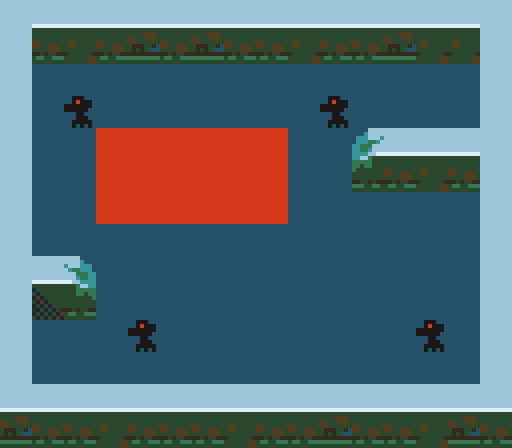

The image is a tile-based game level rendered from a .tmx file. Its description and complete source (layers, tilesets, objects, tile grids) follow:
An orthogonal 16x14 tile map with 32x32 px tiles, 7 tile layers (Background, Walls, Enemy, Up, ...).

<map version="1.0" tiledversion="1.1.5" orientation="orthogonal" renderorder="right-down" width="16" height="14" tilewidth="32" tileheight="32" infinite="0" nextobjectid="1">
 <tileset firstgid="1" name="Itch_32" tilewidth="32" tileheight="32" tilecount="1666" columns="34">
  <image source="../../../finalGame/assets/tiles/Online/Itch_32.png" trans="ff00ff" width="1088" height="1568" />
 </tileset>
 <layer name="Background" width="16" height="14">
  <data encoding="csv">
1093,1093,1093,1093,1093,1093,1093,1172,1172,1093,1093,1093,1093,1093,1093,0,
1093,1172,1172,1172,1172,1172,1172,1172,1172,1172,1172,1172,1172,1172,1093,0,
1093,1172,1172,1172,1172,1172,1172,1172,1172,1172,1172,1172,1172,1172,1172,0,
1093,1172,1172,1172,1172,1172,1172,1172,1172,1172,1172,1172,1172,1172,1172,0,
1093,1172,1172,1172,1172,1172,1172,1172,1172,1172,1172,1172,1172,1172,1172,0,
1093,1172,1172,1172,1172,1172,1172,1172,1172,1172,1172,1172,1172,1172,1172,1173,
1172,1172,1172,1172,1172,1172,1172,1172,1172,1172,1172,1172,1172,1172,1172,1172,
1172,1172,1172,1172,1172,1172,1172,1172,1172,1172,1172,1172,1172,1172,1172,1172,
1093,1172,1172,1172,1172,1172,1172,1172,1172,1172,1172,1172,1172,1172,1172,0,
1093,1172,1172,1172,1172,1172,1172,1172,1172,1172,1172,1172,1172,1172,1172,0,
1093,1172,1172,1172,1172,1172,1172,1172,1172,1172,1172,1172,1172,1172,1172,0,
1093,1172,1172,1172,1172,1172,1172,1172,1172,1172,1172,1172,1172,1172,1172,0,
1093,1093,1093,1093,1093,1093,1093,1172,1172,1093,1093,1093,1093,1093,1093,0,
37,37,37,37,37,37,37,1172,1172,37,37,37,37,37,37,0
</data>
 </layer>
 <layer name="Walls" width="16" height="14">
  <data encoding="csv">
1062,1063,1063,1063,1063,1063,1063,0,0,1068,1063,1063,1063,1063,1071,1130,
1062,1107,1098,1107,1105,1099,1105,0,0,1103,1099,1099,1100,1108,1108,1130,
1062,0,0,0,0,0,0,0,0,0,0,0,0,0,0,1130,
1062,0,0,0,0,0,0,0,0,0,0,0,0,0,0,1130,
1243,0,0,743,743,743,743,743,743,0,0,1238,1239,1240,1063,1243,
1101,0,0,743,743,743,743,743,743,0,0,1272,1273,1274,1273,1418,
0,0,0,743,743,743,743,743,743,0,0,0,0,0,0,0,
0,0,0,0,0,0,0,0,0,0,0,0,0,0,0,0,
1232,1233,1234,0,0,0,0,0,0,0,0,0,0,0,0,1130,
1266,1267,1268,0,0,0,0,0,0,0,0,0,0,0,0,1130,
1062,0,0,0,0,0,0,0,0,0,0,0,0,0,0,1130,
1062,0,0,0,0,0,0,0,0,0,0,0,0,0,0,1130,
1063,1063,1063,1063,1063,1063,1063,0,0,1063,1063,1063,1063,1063,1063,1063,
1100,1101,1099,1098,1107,1099,1099,0,0,1099,1106,1107,1104,1102,1106,1273
</data>
 </layer>
 <layer name="Enemy" width="16" height="14">
  <data encoding="csv">
0,0,0,0,0,0,0,0,0,0,0,0,0,0,0,0,
0,0,0,0,0,0,0,0,0,0,0,0,0,0,0,0,
0,0,0,0,0,0,0,0,0,0,0,0,0,0,0,0,
0,0,923,0,0,0,0,0,0,0,923,0,0,0,0,0,
0,0,0,0,0,0,0,0,0,0,0,0,0,0,0,0,
0,0,0,0,0,0,0,0,0,0,0,0,0,0,0,0,
0,0,0,0,0,0,0,0,0,0,0,0,0,0,0,0,
0,0,0,0,0,0,0,0,0,0,0,0,0,0,0,0,
0,0,0,0,0,0,0,0,0,0,0,0,0,0,0,0,
0,0,0,0,0,0,0,0,0,0,0,0,0,0,0,0,
0,0,0,0,923,0,0,0,0,0,0,0,0,923,0,0,
0,0,0,0,0,0,0,0,0,0,0,0,0,0,0,0,
0,0,0,0,0,0,0,0,0,0,0,0,0,0,0,0,
0,0,0,0,0,0,0,0,0,0,0,0,0,0,0,0
</data>
 </layer>
 <layer name="Up" width="16" height="14">
  <data encoding="csv">
0,0,0,0,0,0,0,1064,1064,0,0,0,0,0,0,0,
0,0,0,0,0,0,0,1099,1104,0,0,0,0,0,0,0,
0,0,0,0,0,0,0,0,0,0,0,0,0,0,0,0,
0,0,0,0,0,0,0,0,0,0,0,0,0,0,0,0,
0,0,0,0,0,0,0,0,0,0,0,0,0,0,0,0,
0,0,0,0,0,0,0,0,0,0,0,0,0,0,0,0,
0,0,0,0,0,0,0,0,0,0,0,0,0,0,0,0,
0,0,0,0,0,0,0,0,0,0,0,0,0,0,0,0,
0,0,0,0,0,0,0,0,0,0,0,0,0,0,0,0,
0,0,0,0,0,0,0,0,0,0,0,0,0,0,0,0,
0,0,0,0,0,0,0,0,0,0,0,0,0,0,0,0,
0,0,0,0,0,0,0,0,0,0,0,0,0,0,0,0,
0,0,0,0,0,0,0,0,0,0,0,0,0,0,0,0,
0,0,0,0,0,0,0,0,0,0,0,0,0,0,0,0
</data>
 </layer>
 <layer name="Down" width="16" height="14">
  <data encoding="csv">
0,0,0,0,0,0,0,0,0,0,0,0,0,0,0,0,
0,0,0,0,0,0,0,0,0,0,0,0,0,0,0,0,
0,0,0,0,0,0,0,0,0,0,0,0,0,0,0,0,
0,0,0,0,0,0,0,0,0,0,0,0,0,0,0,0,
0,0,0,0,0,0,0,0,0,0,0,0,0,0,0,0,
0,0,0,0,0,0,0,0,0,0,0,0,0,0,0,0,
0,0,0,0,0,0,0,0,0,0,0,0,0,0,0,0,
0,0,0,0,0,0,0,0,0,0,0,0,0,0,0,0,
0,0,0,0,0,0,0,0,0,0,0,0,0,0,0,0,
0,0,0,0,0,0,0,0,0,0,0,0,0,0,0,0,
0,0,0,0,0,0,0,0,0,0,0,0,0,0,0,0,
0,0,0,0,0,0,0,0,0,0,0,0,0,0,0,0,
0,0,0,0,0,0,0,1066,1066,0,0,0,0,0,0,0,
0,0,0,0,0,0,0,1102,1107,0,0,0,0,0,0,0
</data>
 </layer>
 <layer name="Left" width="16" height="14">
  <data encoding="csv">
0,0,0,0,0,0,0,0,0,0,0,0,0,0,0,0,
0,0,0,0,0,0,0,0,0,0,0,0,0,0,0,0,
0,0,0,0,0,0,0,0,0,0,0,0,0,0,0,0,
0,0,0,0,0,0,0,0,0,0,0,0,0,0,0,0,
1130,0,0,0,0,0,0,0,0,0,0,0,0,0,0,0,
1130,0,0,0,0,0,0,0,0,0,0,0,0,0,0,0,
1130,0,0,0,0,0,0,0,0,0,0,0,0,0,0,0,
1130,0,0,0,0,0,0,0,0,0,0,0,0,0,0,0,
0,0,0,0,0,0,0,0,0,0,0,0,0,0,0,0,
0,0,0,0,0,0,0,0,0,0,0,0,0,0,0,0,
0,0,0,0,0,0,0,0,0,0,0,0,0,0,0,0,
0,0,0,0,0,0,0,0,0,0,0,0,0,0,0,0,
0,0,0,0,0,0,0,0,0,0,0,0,0,0,0,0,
0,0,0,0,0,0,0,0,0,0,0,0,0,0,0,0
</data>
 </layer>
 <layer name="Right" width="16" height="14">
  <data encoding="csv">
0,0,0,0,0,0,0,0,0,0,0,0,0,0,0,0,
0,0,0,0,0,0,0,0,0,0,0,0,0,0,0,0,
0,0,0,0,0,0,0,0,0,0,0,0,0,0,0,0,
0,0,0,0,0,0,0,0,0,0,0,0,0,0,0,0,
0,0,0,0,0,0,0,0,0,0,0,0,0,0,0,1130,
0,0,0,0,0,0,0,0,0,0,0,0,0,0,0,1130,
0,0,0,0,0,0,0,0,0,0,0,0,0,0,0,1130,
0,0,0,0,0,0,0,0,0,0,0,0,0,0,0,1130,
0,0,0,0,0,0,0,0,0,0,0,0,0,0,0,0,
0,0,0,0,0,0,0,0,0,0,0,0,0,0,0,0,
0,0,0,0,0,0,0,0,0,0,0,0,0,0,0,0,
0,0,0,0,0,0,0,0,0,0,0,0,0,0,0,0,
0,0,0,0,0,0,0,0,0,0,0,0,0,0,0,0,
0,0,0,0,0,0,0,0,0,0,0,0,0,0,0,0
</data>
 </layer>
</map>
